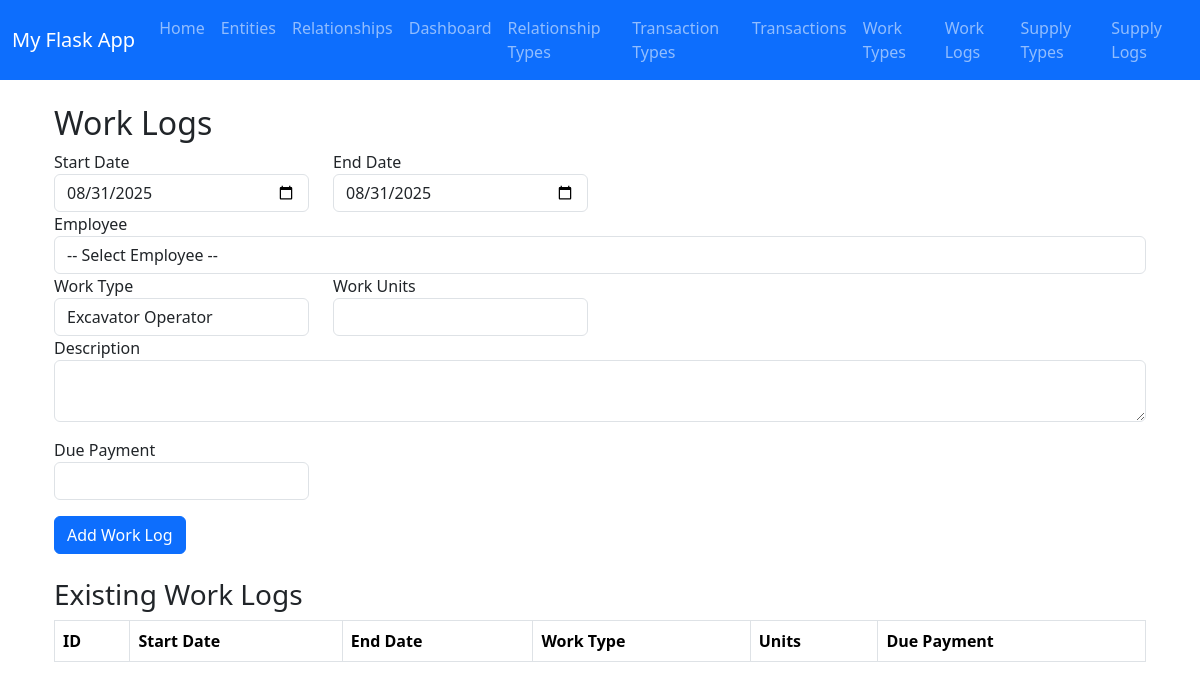
Page /worklogs on the earlier database version.
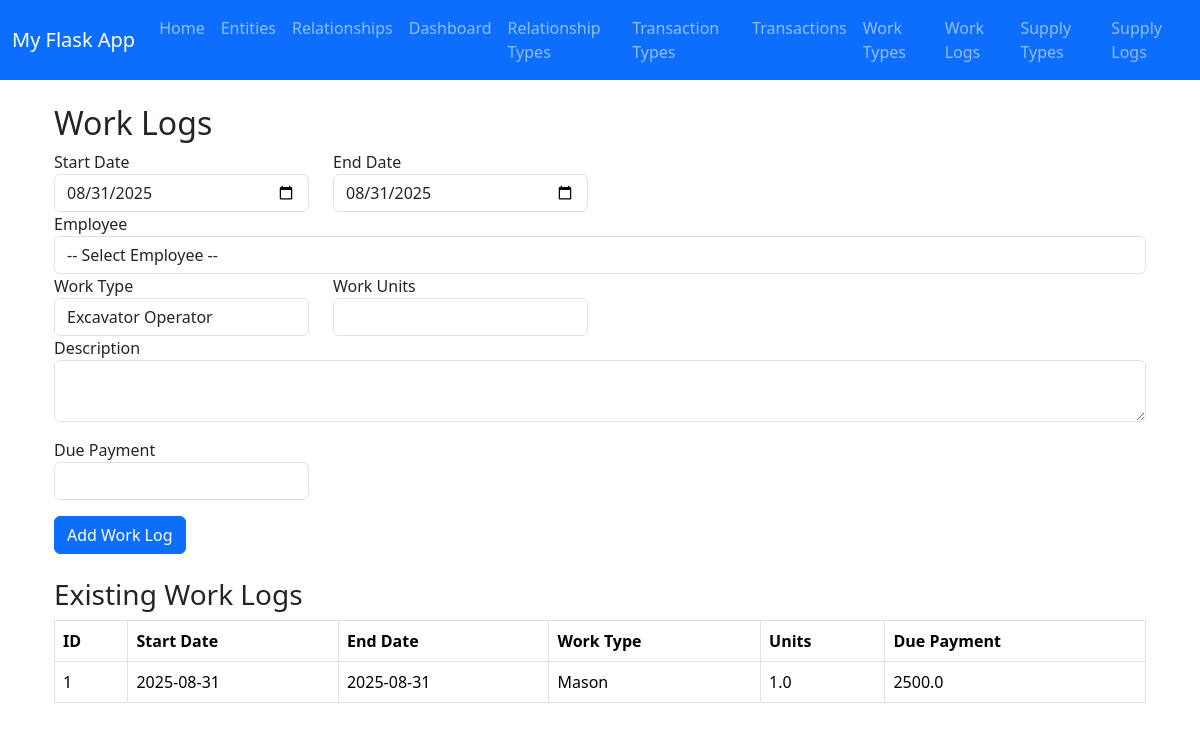
Same page on the later database version.
### app.py (models this page shows, shortened)
class WorkLog(db.Model):
    id = db.Column(db.Integer, primary_key=True)
    start_date = db.Column(db.Date, nullable=False)
    end_date = db.Column(db.Date, nullable=False)
    work_type_id = db.Column(db.Integer, db.ForeignKey('work_type.id'), nullable=False)
    relationship_id = db.Column(db.Integer, db.ForeignKey('relationship.id'), nullable=False)
    work_units = db.Column(db.Float, nullable=False)
    due_payment = db.Column(db.Float, nullable=False)
    transaction_id = db.Column(db.Integer, db.ForeignKey('transaction.id'), nullable=True)
    is_paid = db.Column(db.Boolean, default=False)
    description = db.Column(db.String(250))
    work_type = db.relationship("WorkType", backref="work_logs")
    relationship = db.relationship("Relationship", backref="work_logs")

class WorkType(db.Model):
    id = db.Column(db.Integer, primary_key=True)
    name = db.Column(db.String(100), unique=True, nullable=False)
    description = db.Column(db.String(250))
    pay_type = db.Column(db.String(20), nullable=False)  # Hourly, Daily, Weekly, Monthly
    rate = db.Column(db.Float, nullable=False, default=0.0)

### app.py (the view, shortened to what this page needs)
@app.route('/worklogs', methods=['GET', 'POST'])
def worklogs():
    work_types = WorkType.query.all()
    current_date = datetime.today().strftime("%Y-%m-%d")
    employee_type = RelationshipType.query.filter_by(name="Employee").first()
    employees = Relationship.query.filter_by(relationship_type_id=employee_type.id).all() if employee_type else []
    logs = WorkLog.query.all()
    return render_template('worklogs.html', work_types=work_types,employees=employees, logs=logs, current_date=current_date)

### templates/worklogs.html (shortened to what this page needs)
{% extends "base.html" %}
{% block content %}
<div class="container mt-4">
    <h2>Work Logs</h2>
    <form method="POST" class="mb-4">
        <div class="row">
            <div class="col-md-3">
                <label>Start Date</label>
                <input type="date" name="start_date" class="form-control"
                   value="{{ current_date }}" required>
            </div>
            <div class="col-md-3">
                <label>End Date</label>
                <input type="date" name="end_date" class="form-control"
                   value="{{ current_date }}" required>
            </div>
            <div class="form-group">
              <label for="relationship_id">Employee</label>
              <select id="relationship_id" name="relationship_id" class="form-control" required>
                <option value="">-- Select Employee --</option>
              </select>
            </div>
            <div class="col-md-3">
                <label>Work Type</label>
                <select name="work_type_id" id="work_type_id" class="form-control" required>
                    {% for wt in work_types %}
                        <option value="{{ wt.id }}" data-rate="{{ wt.rate }}">{{ wt.name }}</option>
                    {% endfor %}
                </select>
            </div>
            <div class="col-md-3">
                <label>Work Units</label>
                <input type="number" step="0.01" name="work_units" id="work_units" class="form-control" required>
            </div>
            <div class="form-group">
                <label>Description</label>
                <textarea name="description" class="form-control"></textarea>
            </div>
        </div>
        <div class="row mt-3">
            <div class="col-md-3">
                <label>Due Payment</label>
                <input type="text" id="due_payment" class="form-control" readonly>
            </div>
        </div>
        <button type="submit" class="btn btn-primary mt-3">Add Work Log</button>
    </form>
    <h3>Existing Work Logs</h3>
    <table class="table table-bordered">
        <thead>
            <tr>
                <th>ID</th>
                <th>Start Date</th>
                <th>End Date</th>
                <th>Work Type</th>
                <th>Units</th>
                <th>Due Payment</th>
            </tr>
        </thead>
        <tbody>
            {% for wl in logs %}
            <tr>
                <td>{{ wl.id }}</td>
                <td>{{ wl.start_date }}</td>
                <td>{{ wl.end_date }}</td>
                <td>{{ wl.work_type.name }}</td>
                <td>{{ wl.work_units }}</td>
                <td>{{ wl.due_payment }}</td>
            </tr>
            {% endfor %}
        </tbody>
    </table>
</div>
{% endblock %}

Differences in the rows shown:
added WorkLog: id "1", start_date "2025-08-31", end_date "2025-08-31", work_type.name "Mason", work_units "1.0", due_payment "2500.0"
